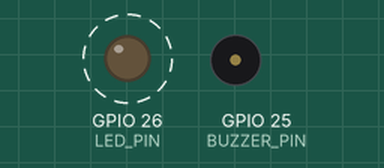
The sketch below on a simulated ESP32. Parts: output pins drawn as LEDs (lit = HIGH), buzzer (waves = sounding, pin HIGH). Dashed ring = blinking. What the sketch prints to the serial monitor is not drawn.

Above: at 0.4 s.
Timing chart, 0 to 3.7 s (numbered marks = the images above):
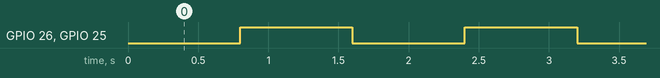

The sketch:

AeroSense_U2_Actuators.ino
```cpp
/*
  ============================================================================
  AeroSense - ESP32 Actuator Self-Test
  ============================================================================
  WHAT THIS SKETCH DOES
  ---------------------------------------------------------------------------
  This is a simple "do the alarm outputs even work?" test for the AeroSense
  vape-detection node. It does NOT read any sensors. Its only job is to prove
  that the two alarm outputs are wired correctly and that your code can drive
  them:

      * Active piezo BUZZER on GPIO25  -> should beep when turned ON
      * Red LED            on GPIO26  -> should light up when turned ON

  The buzzer and LED turn ON together and OFF together in a slow, repeating
  pattern (ON for a moment, then OFF for a moment, forever). At the same time
  we print the current state ("ON" / "OFF") to the Serial Monitor so you can
  watch the timing in text even if you cannot hear or see the hardware clearly.

  WHY "NON-BLOCKING" (millis) INSTEAD OF delay()
  ---------------------------------------------------------------------------
  The full AeroSense firmware also reads a PMS5003 particulate sensor over a
  serial port (UART). If you use delay() in that firmware, the CPU "freezes"
  during the delay and the incoming PMS5003 data piles up and gets corrupted.
  So the AeroSense rule is: NEVER use delay() in any loop that reads sensors.

  This self-test does not read sensors, so a delay() would technically be safe
  here. But we deliberately use the millis() interval-timer pattern anyway, so
  you learn the correct habit from the very first sketch. The loop() never
  blocks: on every pass it just asks "has enough time passed yet?".

  HARDWARE / WIRING (this sketch only drives the buzzer + LED)
  ---------------------------------------------------------------------------
      Active piezo buzzer:  (+) leg --> 220 ohm resistor --> GPIO25
                            (-) leg --> GND
      Red LED:              anode (long leg) --> 220 ohm resistor --> GPIO26
                            cathode (short leg) --> GND

  "Active" buzzer means it has its own tone generator inside: just give it
  power (HIGH) and it beeps. You do NOT need to send a frequency. (A "passive"
  buzzer would need a tone() signal instead.)

  FULL AEROSENSE PIN MAP (for reference - most pins are unused in this test)
  ---------------------------------------------------------------------------
      PMS5003 particulate (UART, Serial2, 9600 baud, SERIAL_8N1):
          RX2 = GPIO16, TX2 = GPIO17, VCC = 5V/VIN, GND = GND
      SGP40 VOC sensor (I2C, address 0x59, 3.3V):
          SDA = GPIO21, SCL = GPIO22
      Buzzer (active piezo): GPIO25 through 220 ohm   <-- USED HERE
      Red LED:               GPIO26 through 220 ohm   <-- USED HERE
      Debug serial:          115200 baud              <-- USED HERE

  BOARD SETTINGS IN ARDUINO IDE 2.x
  ---------------------------------------------------------------------------
      Tools -> Board    : "ESP32 Dev Module"  (ESP32-WROOM-32E DevKitC, 38-pin)
      Tools -> Port     : the COM/tty port that appears when you plug in USB
      Tools -> Upload Speed : 115200 (default is fine)
      No external libraries are required for this self-test.
  ============================================================================
*/

// ---------------------------------------------------------------------------
// PIN DEFINITIONS
// Using named constants (instead of raw numbers like 25) makes the code easier
// to read and means you only change a pin in ONE place if your wiring changes.
// 'const' = these values never change while the program runs.
// ---------------------------------------------------------------------------
const int BUZZER_PIN = 25;   // active piezo buzzer (through 220 ohm) -> GPIO25
const int LED_PIN    = 26;   // red LED (through 220 ohm) -> GPIO26

// ---------------------------------------------------------------------------
// TIMING SETTINGS for the slow ON/OFF pattern.
// 'unsigned long' is the correct type for time values because millis() returns
// an unsigned long (milliseconds since the board powered on). 1000 ms = 1 sec.
// Tweak these to make the beep/blink faster or slower.
// ---------------------------------------------------------------------------
const unsigned long ALERT_TOGGLE_INTERVAL = 800;  // switch ON<->OFF every 800 ms

// ---------------------------------------------------------------------------
// STATE VARIABLES (these change while the program runs).
//   alertOn               -> is the alarm currently ON (true) or OFF (false)?
//   lastToggleTime        -> the millis() timestamp of the last ON/OFF switch.
// We compare "now" against lastToggleTime to decide when to switch again.
// ---------------------------------------------------------------------------
bool          alertOn        = false;  // start with everything OFF
unsigned long lastToggleTime = 0;      // no toggle has happened yet

// ===========================================================================
// setup() runs ONCE when the board powers on or is reset.
// Use it to configure pins and start the Serial Monitor connection.
// ===========================================================================
void setup() {
  // Start the USB serial link so we can print messages to the Serial Monitor.
  // The number 115200 is the "baud rate" (speed). It MUST match the speed you
  // pick in the Serial Monitor dropdown, or you will see garbage characters.
  Serial.begin(115200);

  // Tell the ESP32 that these two pins are OUTPUTS (we will drive them HIGH/LOW
  // to turn the buzzer and LED on and off). Pins default to inputs otherwise.
  pinMode(BUZZER_PIN, OUTPUT);
  pinMode(LED_PIN, OUTPUT);

  // Make absolutely sure both outputs start OFF (LOW = 0 volts = off).
  digitalWrite(BUZZER_PIN, LOW);
  digitalWrite(LED_PIN, LOW);

  // A few friendly startup messages. An empty println() just prints a blank
  // line for spacing.
  Serial.println();
  Serial.println("=============================================");
  Serial.println("AeroSense Actuator Self-Test starting...");
  Serial.println("Buzzer on GPIO25, LED on GPIO26");
  Serial.println("They should beep + blink together, ~every 0.8s");
  Serial.println("=============================================");
}

// ===========================================================================
// loop() runs OVER AND OVER, forever, as fast as the CPU can go.
// We do NOT use delay() here. Instead we use the millis() interval pattern:
// every pass we check whether enough time has elapsed; if so, we act.
// ===========================================================================
void loop() {
  // millis() returns how many milliseconds have passed since power-on.
  // We grab it once at the top of the loop and reuse it ("now").
  unsigned long now = millis();

  // THE NON-BLOCKING TIMER CHECK:
  // "Has at least ALERT_TOGGLE_INTERVAL passed since the last toggle?"
  // Subtracting the two unsigned longs is the safe, standard way to measure
  // elapsed time (it even survives the ~49-day millis() rollover correctly).
  if (now - lastToggleTime >= ALERT_TOGGLE_INTERVAL) {

    // Remember THIS moment as the new "last toggle" time, so the next switch
    // happens one full interval from now.
    lastToggleTime = now;

    // Flip the state: if it was ON, make it OFF; if it was OFF, make it ON.
    // The '!' means "not" / "the opposite of".
    alertOn = !alertOn;

    // Drive BOTH outputs to match the new state.
    // HIGH = on (3.3 V), LOW = off (0 V). We use an explicit ternary
    // (alertOn ? HIGH : LOW) so the intent is crystal clear and portable:
    // when alertOn is true we write HIGH, otherwise we write LOW.
    digitalWrite(BUZZER_PIN, alertOn ? HIGH : LOW);
    digitalWrite(LED_PIN,    alertOn ? HIGH : LOW);

    // Print the new state so you can follow along in the Serial Monitor.
    if (alertOn) {
      Serial.println("[ALARM] ON  -> buzzer beeping, LED lit");
    } else {
      Serial.println("[ALARM] OFF -> buzzer silent, LED dark");
    }
  }

  // ---------------------------------------------------------------------------
  // Because we never called delay(), the loop keeps spinning freely. In the
  // real AeroSense firmware this is exactly where PMS5003 UART reads and SGP40
  // I2C reads would live - they would run every pass without being blocked by
  // the alarm timing above. That is the whole point of the millis() pattern.
  // ---------------------------------------------------------------------------
}
```

Measured:
- by itself, GPIO 26 (LED_PIN), GPIO 25 (BUZZER_PIN): alternates HIGH for 0.80 s and LOW for 0.80 s
